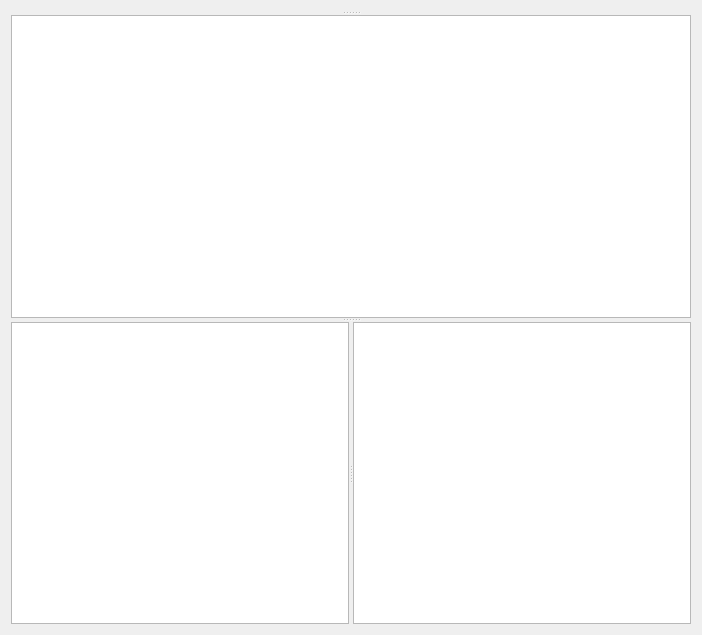
<?xml version="1.0" encoding="UTF-8"?>
<ui version="4.0">
 <class>Frame</class>
 <widget class="QFrame" name="Frame">
  <property name="geometry">
   <rect>
    <x>0</x>
    <y>0</y>
    <width>702</width>
    <height>635</height>
   </rect>
  </property>
  <layout class="QVBoxLayout" name="verticalLayout">
   <property name="sizeConstraint">
    <enum>QLayout::SetMaximumSize</enum>
   </property>
   <item>
    <widget class="QSplitter" name="upperSplitter">
     <property name="orientation">
      <enum>Qt::Vertical</enum>
     </property>
     <widget class="QSplitter" name="splitter_4">
      <property name="sizePolicy">
       <sizepolicy hsizetype="Expanding" vsizetype="Maximum">
        <horstretch>0</horstretch>
        <verstretch>0</verstretch>
       </sizepolicy>
      </property>
      <property name="orientation">
       <enum>Qt::Horizontal</enum>
      </property>
     </widget>
     <widget class="DisasmView" name="disasmView">
      <property name="font">
       <font>
        <family>Consolas</family>
        <weight>75</weight>
        <bold>true</bold>
       </font>
      </property>
      <property name="autoFillBackground">
       <bool>true</bool>
      </property>
      <property name="showGrid">
       <bool>false</bool>
      </property>
      <property name="gridStyle">
       <enum>Qt::NoPen</enum>
      </property>
      <property name="wordWrap">
       <bool>false</bool>
      </property>
      <attribute name="horizontalHeaderStretchLastSection">
       <bool>true</bool>
      </attribute>
     </widget>
     <widget class="QSplitter" name="splitter_3">
      <property name="sizePolicy">
       <sizepolicy hsizetype="Expanding" vsizetype="Expanding">
        <horstretch>0</horstretch>
        <verstretch>0</verstretch>
       </sizepolicy>
      </property>
      <property name="orientation">
       <enum>Qt::Horizontal</enum>
      </property>
      <widget class="DisasmView" name="noView">
       <property name="font">
        <font>
         <family>Consolas</family>
         <weight>75</weight>
         <bold>true</bold>
        </font>
       </property>
       <property name="autoFillBackground">
        <bool>true</bool>
       </property>
       <property name="showGrid">
        <bool>false</bool>
       </property>
       <property name="gridStyle">
        <enum>Qt::NoPen</enum>
       </property>
       <property name="wordWrap">
        <bool>false</bool>
       </property>
       <attribute name="horizontalHeaderStretchLastSection">
        <bool>true</bool>
       </attribute>
      </widget>
      <widget class="DisasmView" name="yesView">
       <property name="font">
        <font>
         <family>Consolas</family>
         <weight>75</weight>
         <bold>true</bold>
        </font>
       </property>
       <property name="autoFillBackground">
        <bool>true</bool>
       </property>
       <property name="showGrid">
        <bool>false</bool>
       </property>
       <property name="gridStyle">
        <enum>Qt::NoPen</enum>
       </property>
       <property name="wordWrap">
        <bool>false</bool>
       </property>
       <attribute name="horizontalHeaderStretchLastSection">
        <bool>true</bool>
       </attribute>
      </widget>
     </widget>
    </widget>
   </item>
  </layout>
 </widget>
 <customwidgets>
  <customwidget>
   <class>DisasmView</class>
   <extends>QTableView</extends>
   <header>DisasmView.h</header>
  </customwidget>
 </customwidgets>
 <resources/>
 <connections/>
</ui>
